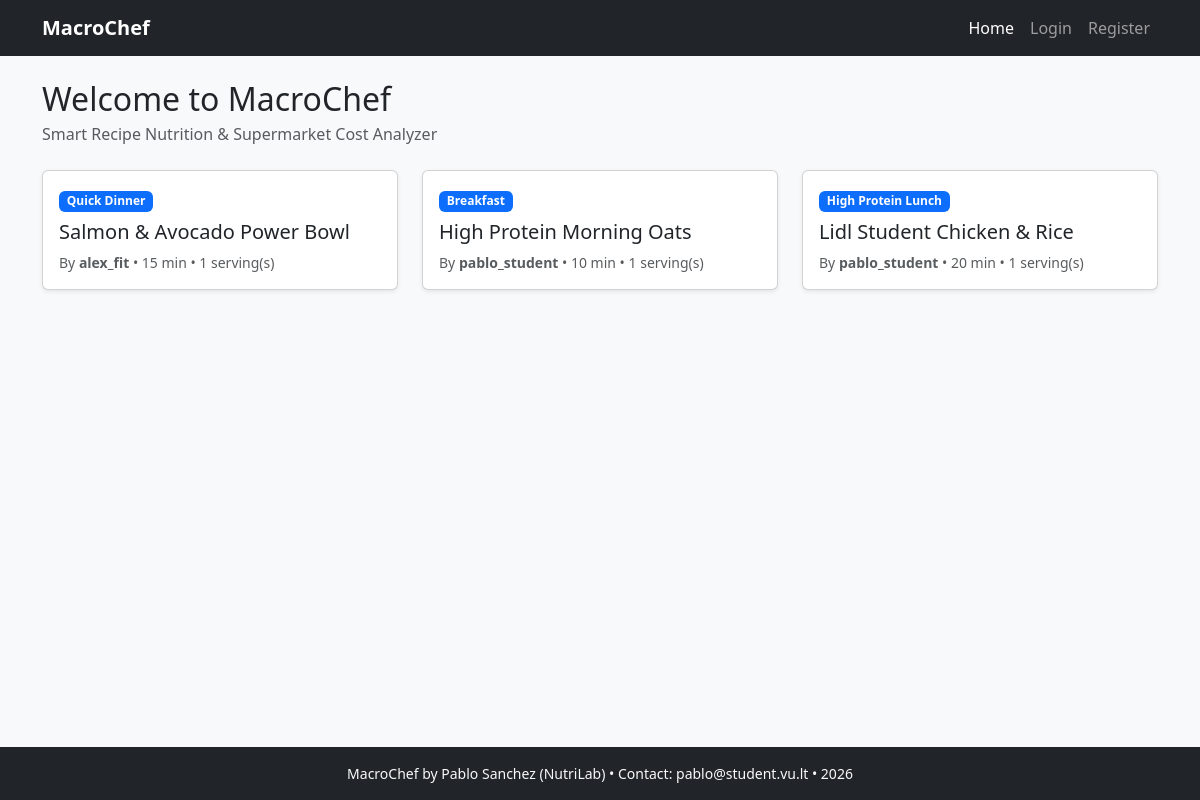
The page / on the database its author committed.
### tables this page shows
CREATE TABLE recipes (
    id INT UNSIGNED AUTO_INCREMENT PRIMARY KEY,
    user_id INT UNSIGNED NOT NULL,
    category_id INT UNSIGNED NOT NULL,
    title VARCHAR(120) NOT NULL,
    instructions TEXT NOT NULL,
    prep_time_min INT UNSIGNED NOT NULL CHECK (prep_time_min > 0),
    servings INT UNSIGNED NOT NULL DEFAULT 1 CHECK (servings > 0),
    created_at TIMESTAMP DEFAULT CURRENT_TIMESTAMP,
    CONSTRAINT fk_recipes_user FOREIGN KEY (user_id) REFERENCES users(id) ON DELETE CASCADE,
    CONSTRAINT fk_recipes_category FOREIGN KEY (category_id) REFERENCES categories(id) ON DELETE RESTRICT
);

CREATE TABLE categories (
    id INT UNSIGNED AUTO_INCREMENT PRIMARY KEY,
    name VARCHAR(60) NOT NULL UNIQUE,
    description VARCHAR(255) NULL
);

CREATE TABLE users (
    id INT UNSIGNED AUTO_INCREMENT PRIMARY KEY,
    username VARCHAR(50) NOT NULL UNIQUE,
    email VARCHAR(120) NOT NULL UNIQUE,
    password_hash VARCHAR(255) NOT NULL,
    role ENUM('user', 'student', 'admin') NOT NULL DEFAULT 'user',
    created_at TIMESTAMP DEFAULT CURRENT_TIMESTAMP
);

### src/helpers.php (called while the page is built, shortened)
<?php
function e(string $text): string {
    return htmlspecialchars($text, ENT_QUOTES, 'UTF-8');
}
function is_logged_in(): bool {
    return isset($_SESSION['user_id']);
}

### public/index.php (the view, shortened to what this page needs)
<?php
require_once __DIR__ . '/../src/db.php';
require_once __DIR__ . '/../src/helpers.php';
$sql = "SELECT r.id, r.title, r.prep_time_min, r.servings,
               c.name AS category_name, u.username AS author_name
        FROM recipes r
        JOIN categories c ON r.category_id = c.id
        JOIN users u ON r.user_id = u.id
        ORDER BY r.created_at DESC";
$stmt = $pdo->query($sql);
$recipes = $stmt->fetchAll();
require_once __DIR__ . '/../src/header.php';
?>
<div class="d-flex justify-content-between align-items-center mb-4">
    <div>
        <h1 class="h2 mb-1">Welcome to MacroChef</h1>
        <p class="text-muted mb-0">Smart Recipe Nutrition &amp; Supermarket Cost Analyzer</p>
    </div>
</div>
<?php if (empty($recipes)): ?>
    <div class="alert alert-info">No recipes found yet.</div>
<?php else: ?>
    <div class="row g-4">
        <?php foreach ($recipes as $recipe): ?>
            <div class="col-md-4">
                <article class="card h-100 shadow-sm">
                    <div class="card-body">
                        <span class="badge bg-primary mb-2"><?= e($recipe['category_name']) ?></span>
                        <h2 class="h5 card-title"><?= e($recipe['title']) ?></h2>
                        <p class="card-text text-muted small">
                            By <strong><?= e($recipe['author_name']) ?></strong> &bull;
                            <?= (int)$recipe['prep_time_min'] ?> min &bull;
                            <?= (int)$recipe['servings'] ?> serving(s)
                        </p>
                    </div>
                </article>
            </div>
        <?php endforeach; ?>
    </div>
<?php endif; ?>
<?php require_once __DIR__ . '/../src/footer.php'; ?>

### src/header.php (shortened to what this page needs)
<?php
$currentPage = basename($_SERVER['PHP_SELF']);
?>
<!DOCTYPE html>
<html lang="en">
<head>
    <link href="https://cdn.jsdelivr.net/npm/bootstrap@5.3.3/dist/css/bootstrap.min.css" rel="stylesheet">
</head>
<body class="bg-light d-flex flex-column min-vh-100">
    <header>
        <nav class="navbar navbar-expand-lg navbar-dark bg-dark">
            <div class="container">
                <a class="navbar-brand fw-bold" href="index.php">MacroChef</a>
                <div class="collapse navbar-collapse" id="mainNav">
                    <ul class="navbar-nav ms-auto">
                        <li class="nav-item">
                            <a class="nav-link <?= $currentPage === 'index.php' ? 'active' : '' ?>" href="index.php">Home</a>
                        </li>
                        <?php if (is_logged_in()): ?>
                            <li class="nav-item">
                                <a class="nav-link <?= $currentPage === 'recipe_form.php' ? 'active' : '' ?>" href="recipe_form.php">+ New Recipe</a>
                            </li>
                            <?php if (($_SESSION['role'] ?? '') === 'admin'): ?>
                                <li class="nav-item">
                                    <a class="nav-link <?= $currentPage === 'admin_ingredients.php' ? 'active' : '' ?>" href="admin_ingredients.php">Admin Catalog</a>
                                </li>
                            <?php endif; ?>
                            <li class="nav-item">
                                <span class="nav-link text-info">
                                    Hi, <?= e($_SESSION['username']) ?>
                                    <?php if (($_SESSION['role'] ?? '') === 'student'): ?>
                                        <span class="badge bg-success ms-1">Student -50%</span>
                                    <?php elseif (($_SESSION['role'] ?? '') === 'admin'): ?>
                                        <span class="badge bg-warning text-dark ms-1">Admin</span>
                                    <?php endif; ?>
                                </span>
                            </li>
                            <li class="nav-item">
                                <a class="nav-link" href="logout.php">Logout</a>
                            </li>
                        <?php else: ?>
                            <li class="nav-item">
                                <a class="nav-link <?= $currentPage === 'login.php' ? 'active' : '' ?>" href="login.php">Login</a>
                            </li>
                            <li class="nav-item">
                                <a class="nav-link <?= $currentPage === 'register.php' ? 'active' : '' ?>" href="register.php">Register</a>
                            </li>
                        <?php endif; ?>
                    </ul>
                </div>
            </div>
        </nav>
    </header>
    <main class="container my-4 flex-grow-1">

### src/footer.php (shortened to what this page needs)
</main>
    <footer class="bg-dark text-light py-3 mt-auto">
        <div class="container text-center small">
            MacroChef by Pablo Sanchez (NutriLab) &bull; Contact: pablo@student.vu.lt &bull; 2026
        </div>
    </footer>
</body>
</html>

### rows shown on the page
recipes: category.name "Quick Dinner", title "Salmon & Avocado Power Bowl", user.username "alex_fit", prep_time_min "15", servings "1"
recipes: category.name "Breakfast", title "High Protein Morning Oats", user.username "pablo_student", prep_time_min "10", servings "1"
recipes: category.name "High Protein Lunch", title "Lidl Student Chicken & Rice", user.username "pablo_student", prep_time_min "20", servings "1"
